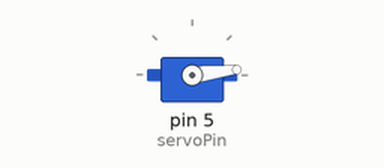
A sketch run on a simulated Arduino Uno, built with avr-gcc and run on an emulated ATmega328P. On the bench: servo.

Above: at 0.05 s.
At 0.85 s:
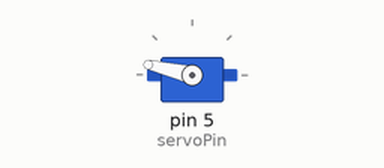
At 1.2 s:
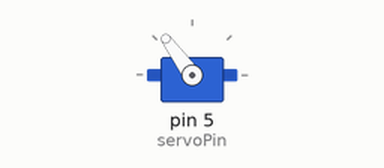
At 1.7 s:
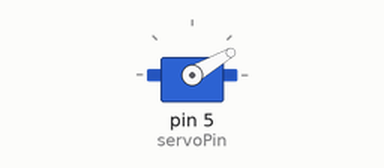
Timing chart, 0 to 4.2 s (numbered marks = the images above):
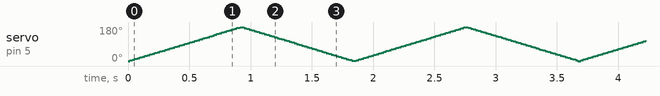

The sketch:

servo_motor_pulse_modulation.ino
```cpp
#include <Servo.h>

const int servoPin = 5;
const int servoPause = 5;

Servo toyServo;

void setup(){
 toyServo.attach(servoPin);
}

void loop(){
 for(int i = 0; i <= 180; i++){
  toyServo.write(i);
  delay(servoPause);
 }
 for(int i = 180; i >= 0; i--){
  toyServo.write(i);
  delay(servoPause);
 }
}
```
